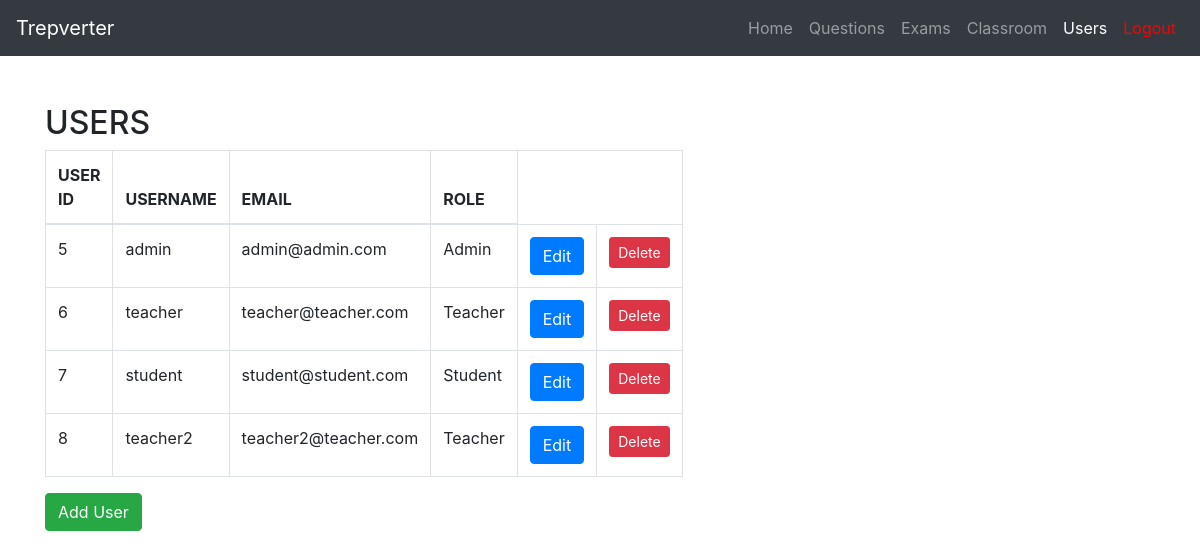
/users (signed in), run on the app's committed database.
### tables this page shows
CREATE TABLE "users" (
	"id"	INTEGER NOT NULL,
	"real_name"	TEXT,
	"username"	VARCHAR(64) NOT NULL,
	"email"	VARCHAR(64) NOT NULL,
	"password"	VARCHAR NOT NULL,
	"first_access"	BOOLEAN NOT NULL,
	"role_id"	INTEGER,
	PRIMARY KEY("id"),
	FOREIGN KEY("role_id") REFERENCES "roles"("id")
);

CREATE TABLE roles (
	id INTEGER NOT NULL, 
	name VARCHAR(64) NOT NULL, 
	PRIMARY KEY (id), 
	UNIQUE (name)
);

### views/main.py (the view)
@main.route('/users', methods=['GET', 'POST'])
@login_required
@admin_login_required()
def users():
    from models.entities import User
    from forms import SignupForm
    all_users = User.show_all()
    form = SignupForm()
    if form.validate_on_submit():
        from models.auth import auth_signup
        return auth_signup()
    return render_template('users.html', users=all_users, form=form)

### app.py (called while the page is built)
@login_manager.user_loader
def load_user(user_id):
    from models.entities import User
    return User.query.get(int(user_id))

### login_required.py (called while the page is built)
def admin_login_required():
    def decorator(view_func):
        from functools import wraps
        @wraps(view_func)
        def wrapper(*args, **kwargs):
            if current_user.is_authenticated and str(current_user.role) == 'Admin':
                return view_func(*args, **kwargs)
            else:
                flash("You don't have permission to access this page")
                return redirect(url_for('main.index'))
        return wrapper
    return decorator

### models/entities.py (called while the page is built)
    def __repr__(self):
        return f'{self.name}'

    @staticmethod
    def show_all():
        return User.query.all()

### templates/users.html (shortened to what this page needs)
{% import "bootstrap/wtf.html" as wtf %}
<!DOCTYPE html>
<html lang="en">
<head>
  <link rel="stylesheet" href="https://cdn.jsdelivr.net/npm/bootstrap@4.0.0/dist/css/bootstrap.min.css">
</head>
<body>
  <nav class="navbar navbar-expand-lg navbar-dark bg-dark">
    <a class="navbar-brand" href="#">Trepverter</a>
    <div class="collapse navbar-collapse" id="navbarNav">
      <ul class="navbar-nav ml-auto">
        <li class="nav-item">
          <a class="nav-link" href="{{url_for('main.index')}}">Home</a>
        </li>
        <li class="nav-item">
            <a class="nav-link" href="{{url_for('main.questions')}}">Questions</a>
          </li>
        <li class="nav-item">
          <a class="nav-link" href="{{url_for('main.exams')}}">Exams</a>
        </li>
        <li class="nav-item">
          <a class="nav-link" href="{{url_for('main.classes')}}">Classroom</a>
        </li>
        <li class="nav-item active">
            <a class="nav-link" href="{{url_for('main.users')}}">Users</a>
          </li>
        <li class="nav-item">
          <a class="nav-link" style = "color: red" href="{{url_for('auth.logout')}}">Logout</a>
        </li>
      </ul>
    </div>
  </nav>
  <div class="container mt-5">
    <div class="row">
      <div class="col-md-6">
        <h2>USERS</h2>
        <table class="table table-bordered table-hover">
            <thead>
                <tr>
                    <th scope="col">USER ID</th>
                    <th scope="col">USERNAME</th>
                    <th scope="col">EMAIL</th>
                    <th scope="col">ROLE</th>
                </tr>
            </thead>
            <tbody>
            {% for user in users %}
                <tr>
                    <td>{{user.id}}</td>
                    <td>{{user.username}}</td>
                    <td>{{user.email}}</td>
                    <td>{{user.role}}</td>
                    <td><button type="button" onclick="location.href='users/{{user.id}}'" class="btn btn-primary">Edit</button></td>
                    <td><button data-toggle="modal" data-target="#deleteModal" class="btn btn-sm btn-danger" data-user-id="{{ user.id }}">Delete</button></td>
                </tr>
            {% endfor %}
            </tbody>
        </table>
        <button type="button" class="btn btn-success" data-toggle="modal" data-target="#exampleModal">
          Add User
        </button>
      </div>
    </div>
  </div>

### data on the page
users: id "5", username "admin", email "admin@admin.com", role "Admin"
users: id "6", username "teacher", email "teacher@teacher.com", role "Teacher"
users: id "7", username "student", email "student@student.com", role "Student"
users: id "8", username "teacher2", email "teacher2@teacher.com", role "Teacher"
